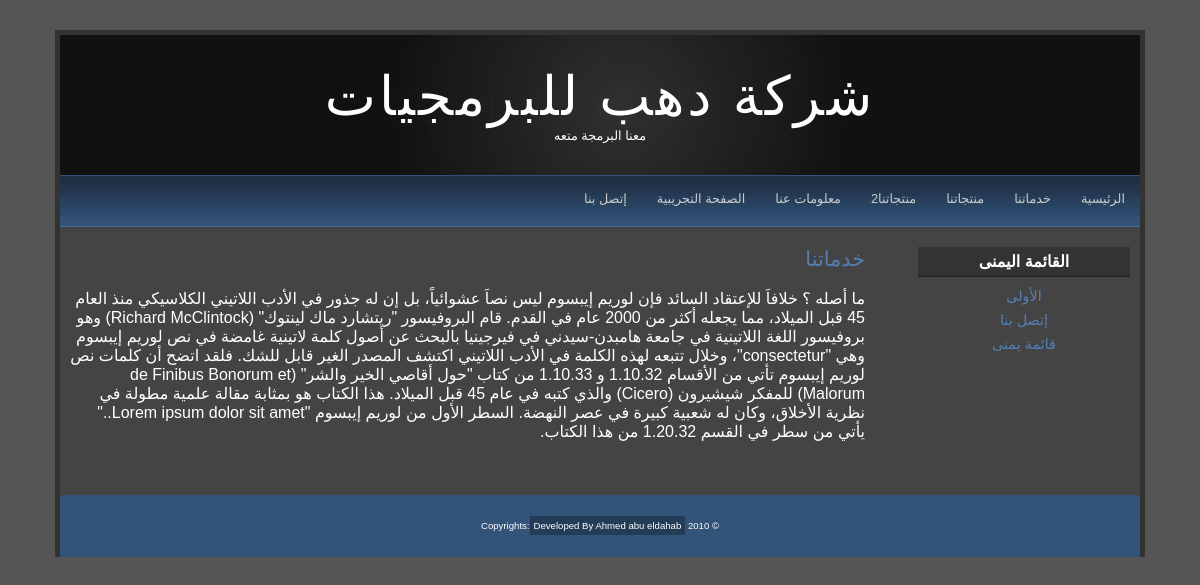
Page /cms/index.php?p=2 on the committed database.
### tables this page shows
CREATE TABLE IF NOT EXISTS `topmenu` (
  `id` int(5) NOT NULL AUTO_INCREMENT,
  `name` varchar(50) NOT NULL,
  `title` varchar(50) NOT NULL,
  `link` int(10) NOT NULL,
  `active` tinyint(1) NOT NULL,
  PRIMARY KEY (`id`)
);

CREATE TABLE IF NOT EXISTS `pages` (
  `id` int(10) NOT NULL AUTO_INCREMENT,
  `title` varchar(255) NOT NULL,
  `content` text NOT NULL,
  `active` tinyint(1) NOT NULL,
  PRIMARY KEY (`id`)
);

CREATE TABLE IF NOT EXISTS `rightmenu` (
  `id` int(5) NOT NULL AUTO_INCREMENT,
  `name` varchar(50) NOT NULL,
  `title` varchar(50) NOT NULL,
  `link` int(10) NOT NULL,
  `active` tinyint(1) NOT NULL,
  PRIMARY KEY (`id`)
);

### cms/index.php (the view, shortened to what this page needs)
<?php include_once 'includes/config.php';?>
<?php include_once("header.php");?>
<?php
$pageid=(isset($_GET['p']))?(int)$_GET['p']:1;
if($pageid==0){
	echo "الصفحة غير موجوده";
}else{
	$q="select * from pages where active=1 AND id={$pageid}";
	$reuslt=$db->query($q) or die($db->error);
	if($reuslt->num_rows==1){
		while($row=$reuslt->fetch_object()){
			?>
<h3><?php echo $row->title;?></h3>
<br />
			<?php echo $row->content ;?>
			<?php
		}
	}else{
		echo "لم يتم العثور على الصفحة";
	}
}
?>
<br />
<br />
<br />
<br />
<?php include_once("footer.php");?>

### cms/header.php (shortened to what this page needs)
<!DOCTYPE html PUBLIC "-//W3C//DTD XHTML 1.0 Strict//EN" "http://www.w3.org/TR/xhtml1/DTD/xhtml1-strict.dtd">
<html xmlns="http://www.w3.org/1999/xhtml" dir="rtl">
<head>
<link rel="stylesheet" href="styles.css" type="text/css" />
</head>
<body>
<div id="container">
<div id="header">
<h1>شركة دهب للبرمجيات</h1>
<p>معنا البرمجة متعه</p>
</div>
<div id="nav">
<ul>
	<?php
		$q="select * from topmenu where active=1 ORDER BY id ASC";
		$reuslt=$db->query($q) or die($db->error);
		while($row=$reuslt->fetch_object()){
		echo "<li><a href='index.php?p={$row->link}' class='selected' title='{$row->title}'>{$row->name}</a>
		</li>";
		}
	?>
	<li><a href="cotactus.php" title='title'>إتصل بنا</a> </li>
</ul>
</div>
<div id="content">
<div id="page">

### cms/footer.php (shortened to what this page needs)
</div>
		<div id="sidebar">
			<h4>القائمة اليمنى</h4>
			<ul>
				<?php
		$q="select * from rightmenu where active=1";
		$reuslt=$db->query($q) or die($db->error);
		while($row=$reuslt->fetch_object()){
		echo "<li><a href='index.php?p={$row->link}' class='selected' title='{$row->title}'>{$row->name}</a>
		</li>";
		}
	?>
			</ul>
		</div>
	</div>
	<div id="footer">
	<p>&copy; 2010 Copyrights:<a href="http://www.ahmeddahab.com" title="ahmed website">Developed By Ahmed abu eldahab</a>		</p>
	</div>
</div>
</body>
</html>

### cms/styles.css (style rules this page uses)
html, * { padding:0; margin:0; }
body { background-color:#555555; margin:0 auto; font-size:1.0em; color:#ffffff; font-family:Tahoma, Arial, Helvetica, sans-serif; }
h1 { font-size:3.4em; text-align:center; padding-top:20px; color:#ffffff; letter-spacing:3px; font-weight:normal; }
h3 { font-size:1.3em; font-weight:normal; color:#5580B4; }
h4 { background-color:#333333; border-bottom:1px solid #222222; padding:5px; color:#ffffff; text-align:center; }
p { margin:2px 0 15px 0; line-height:1.3em; }
a { color:#202020; border-bottom:1px dotted #333333; text-decoration:none; }
div#footer a { color:#ffffff; text-decoration:none; border:none; background-color:#233C57; padding:4px; }
div#sidebar ul li a { color:#5580B4; text-decoration:none; font-family: Tahoma, Verdana, Arial; font-size:0.9em; border:none; padding:5px; }
ul, ol { margin:0 30px 5px 0; }
div#container { background-color:#333333; width:90%; padding:5px 5px 0 5px; margin:30px auto 0 auto; }
div#header { background-image:url('images/headerbg.jpg'); background-repeat:no-repeat; background-position:center center; background-color:#111111; height:120px; padding:10px; }
div#header p { text-align:center; padding:0; margin:0; font-size:0.8em; color:#ffffff; }
div#nav { background-image:url('images/navbg.jpg'); background-repeat:repeat-x; height:50px; border-bottom:1px solid #416C9C; border-top:1px solid #325277; }
div#nav ul { float:right; margin:0; padding:0; }
div#nav ul li { display:block; float:right; }
div#nav ul li a { float:right; border:none; padding:15px 15px 0 15px; height:35px; font-family: Tahoma, Verdana, Arial; font-size:0.8em; color:#cccccc; text-decoration:none; display:block; }
div#content { padding:20px 10px 0 10px; background-color:#444444; }
div#page { width:75%; float:left; }
div#sidebar { width:20%; text-align:center; }
div#sidebar ul { list-style:none; margin:7px 12px; }
div#sidebar ul li { padding:3px 0; }
div#footer { padding:20px 5px; background-color:#325479; color:#ffffff; }
div#footer p { font-size:0.6em; font-family:Verdana, Arial, Helvetica, sans-serif; text-align:center; margin:0; padding:5px; }

### rows in the picture
topmenu: name "الرئيسية"
topmenu: name "خدماتنا"
topmenu: name "منتجاتنا"
topmenu: name "منتجاتنا2"
topmenu: name "معلومات عنا"
topmenu: name "الصفحة التجريبية"
pages: title "خدماتنا", content "ما أصله ؟ خلافاَ للإعتقاد السائد فإن لوريم إيبسوم ليس نصاَ عشوائياً، بل إن له جذور في الأدب اللاتيني الكلاسيكي منذ العام 45 قبل الميلاد، مما يجعله أكثر من 2000 عام في القدم. قام البروفيسور \"ريتشارد ماك لينتوك\" (Richard McClintock) وهو بروفيسور اللغة اللاتينية في جامعة هامبدن-سيدني في فيرجينيا بالبحث عن أصول كلمة لاتينية غامضة في نص لوريم إيبسوم وهي \"consectetur\"، وخلال تتبعه لهذه الكلمة في الأدب اللاتيني اكتشف المصدر الغير قابل للشك. فلقد اتضح أن كلمات نص لوريم إيبسوم تأتي من الأقسام 1.10.32 و 1.10.33 من كتاب \"حول أقاصي الخير والشر\" (de Finibus Bonorum et Malorum) للمفكر شيشيرون (Cicero) والذي كتبه في عام 45 قبل الميلاد. هذا الكتاب هو بمثابة مقالة علمية مطولة في نظرية الأخلاق، وكان له شعبية…"
rightmenu: name "الأولى"
rightmenu: name "إتصل بنا"
rightmenu: name "قائمة يمنى"
